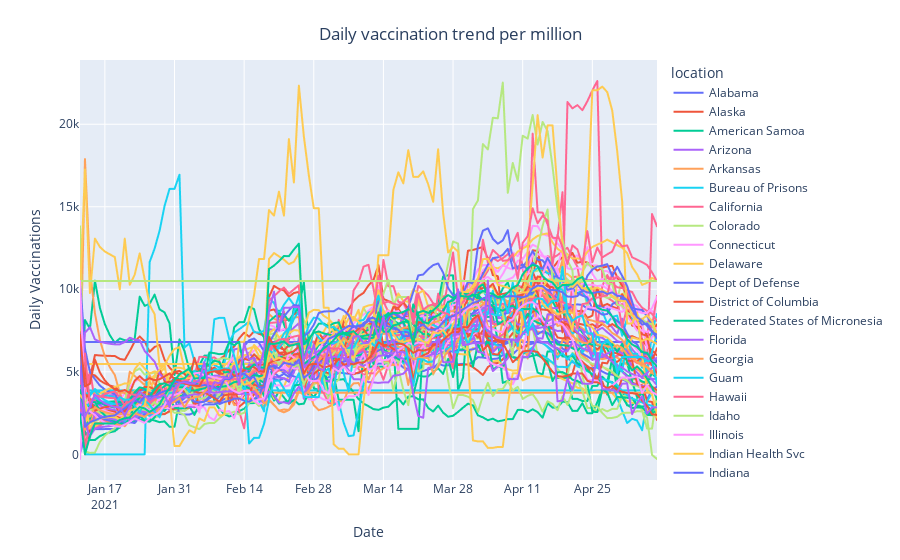

Notebook source saved alongside this figure:
### Markdown cell above
## Insights:
###  One observation regarding the data  is that it has extra information other than the states. Long Term Care, Dept of Defense, Veterans Health, Bureau of Prisons are not states, but included.  The graph above does not take absolute values, as the populations of each state differ. It is more useful to take the number of people vaccinated per hundred to be able to compare between states. Republic of Palau has the highest people vaccinated, with a highest of 72.4 per 100.

### Code cell
fig = px.line(data, x = 'date', y ='daily_vaccinations_per_million', color = 'location')
fig.update_layout(
    title={
            'text' :"Daily vaccination trend per million",
            'y':0.95,
            'x':0.5
        },
    xaxis_title="Date",
    yaxis_title="Daily Vaccinations"
)
fig.show()
